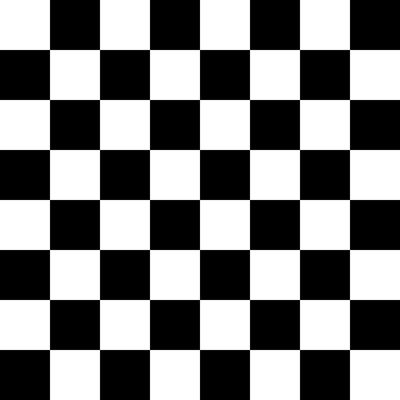
#> input picture check.jpg, 400 x 400 px
$ jupyter execute 'Assignment code.ipynb'
#> lines starting #> are read from the running program, lines starting #| are printed output that depends on the picture
# AIML331 Assignment 1
## crowelenn | 300607096

[cell 1]
import numpy as np

## Question 1: Camera Problem

**1.1** Your pinhole camera is at [X, Y, Z] = [0, 0, −10]] and sits on a horizontal table. It is pointing 30 degrees to the right relative to the origin of the world coordinates. Compute the [R, t] matrix converting world coordinates to camera coordinates.

[cell 2]
from numpy import cos, sin

[cell 3]
yaw = np.radians(30)
pitch = np.radians(0)
roll = np.radians(0)

a = pitch # yaw becomes pitch with Z pointing into the page
b = yaw # pitch becomes yaw with Z pointing into the page
y = roll # this remains roll

[cell 4]
R = np.array(
    [
        [cos(b)*cos(y), sin(a)*sin(b)*cos(y) - cos(a)*sin(y), cos(a)*sin(b)*cos(y) + sin(a)*sin(y)],
        [cos(b)*sin(y), sin(a)*sin(b)*sin(y) + cos(a)*cos(y), cos(a)*sin(b)*sin(y) - sin(a)*cos(y)],
        [-sin(b), sin(a)*cos(b), cos(a)*cos(b)]
    ])

[cell 5]
R = np.concatenate((R, np.array([[0, 0, 0]]).T), axis=1)
R = np.concatenate((R, [[0, 0, 0, 1]]), axis=0)

[cell 6]
T = np.array([[0, 0, -10]]).T

[cell 7]
t = np.concatenate((np.eye(3), T), axis=1)
t = np.concatenate((t, [[0, 0, 0, 1]]), axis=0)

[cell 8]
# display the RT matrix
R @ t

**1.2** Your camera has f = 0.1 (focal length, as used in pinhole camera). Using homogeneous coordinates compute the equation of a line on the projective plane that goes through the points that correspond to [0, 1, 0] and [0, 0, 1] in the world coordinates

[cell 9]
f = 0.1

[cell 10]
K = np.array([[f, 0, 0, 0],
              [0, f, 0, 0],
              [0, 0, 1, 0]])

[cell 11]
world_1 = np.array([[0, 1, 0, 1]]).T # first world coordinates in the homogenous space
world_2 = np.array([[0, 0, 1, 1]]).T # second world coordinates in the homogenous space

[cell 12]
def doCameraModel(world_coord, _k, _r, _t):
    proj = _k @ _r @ _t @ world_coord # pass through the transformation matrices
    return proj / proj[-1] # normalize the homogenous coordinates back to cartesian

[cell 13]
proj_1 = doCameraModel(world_1, K, R, t)
proj_2 = doCameraModel(world_2, K, R, t)

Find the equation of the line going through the points. To do this, simply take the cross product of the coordinates.

[cell 14]
# the cross product of coordinates in the homogeneous projected space is the line through the points on the projective plane.
cross = np.cross(proj_1.T, proj_2.T)
cross

[cell 15]
cross = cross.reshape(-1)

[cell 16]
x = np.linspace(-0.25, 0.25, 100)
y = (cross[2] - -cross[0]*x)/cross[1]

Plot the points and the line camera sensor

[cell 17]
import matplotlib.pyplot as plt

[cell 18]
def do_plot(coords, _x, _y, _xlim=0.25, _ylim=0.25):
#> called with _x = array of shape (100,), _y = array of shape (100,), _xlim = 0.25, _ylim = 0.25
    for coord in coords:
        plt.plot(coord[0], coord[1], 'o', c='blue')

    plt.plot(_x, _y) # plot the line

    plt.xlim(-_xlim, _xlim)
    plt.ylim(-_ylim, _ylim)
    plt.grid()
    plt.show()
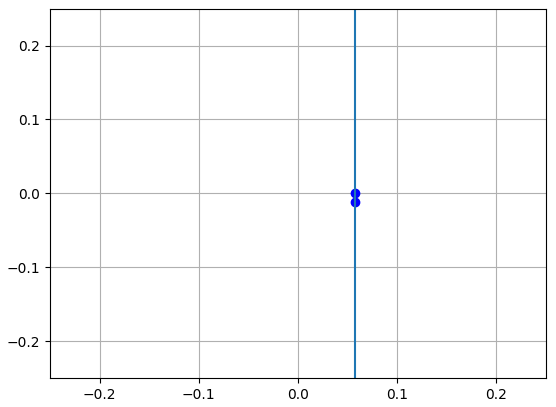
#> figure drawn by matplotlib, 1 panel; curve peaks at x = 0.25, y = 3.2e+14

[cell 19]
do_plot([proj_1, proj_2], x, y)

## Question 2: Checkerboard Problem
**2.1** Find an image on-line that displays a checkerboard (provide source website). Convert to grey scale if it is colour.

[cell 20]
from PIL import Image

[cell 21]
checkerboard = np.array(Image.open("check.jpg").convert("L"))

[cell 22]
# checking that the checkerboard image has loaded correctly
checkerboard.shape
#> Out = (400, 400)

[cell 23]
plt.imshow(checkerboard, cmap='gray', vmin=0, vmax=255)

This image is already in greyscale so doesn't need to be converted.

**2.2** Write a program to compute the histogram and cumulative probability function
of the image and display result.

[cell 24]
import matplotlib.pyplot as plt

[cell 25]
def find_historgam(np_image):
    hist = np.zeros(256)

    for i in np_image.reshape(-1):
        hist[i] += 1
#> this loop made 160000 passes
#> i on passes 1 to 3: 255, 255, 255
#> after the loop, hist = 256 values, max 66840 at index 255, min 0 at index 28, mean 625

    return hist

[cell 26]
def find_cdf(np_image):
    hist = find_historgam(np_image)
    im_total = np_image.reshape(-1).shape[0]
    cdf = np.zeros(256)

    for i in range(256):
        cdf[i] = hist[0:i+1].sum() / im_total

    return cdf

[cell 27]
plt.plot(find_historgam(checkerboard))
plt.xlabel("Pixel Value")
plt.ylabel("Count of (X = x)")
plt.title("Histogram of the checkerboard image")
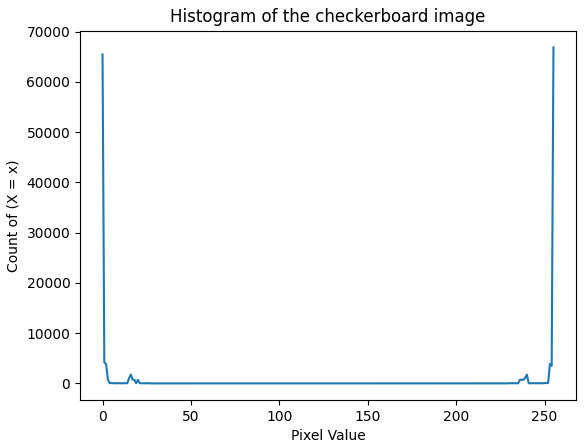
#> figure drawn by matplotlib, 1 panel; curve peaks at x = 255, y = 66840

[cell 28]
plt.plot(find_cdf(checkerboard))
#> the loop in find_historgam (call 2), `for i in np_image.reshape(-1):` made 160000 passes
#> after the loop in find_cdf, `for i in range(256):`: cdf = 256 values from 0.409 to 1
plt.xlabel("Pixel Value")
plt.ylabel("P(X <= x)")
plt.ylim(0, 1)
plt.title("CDF of the checkerboard image")
plt.show()
#> figure, not shown here; curve peaks at x = 255, y = 1

**2.3** Write a program to low-pass filter (smooth) the image in the spatial domain.
You can select the filter.

I am going to use a box filter.

[cell 29]
kernel = np.ones((10, 10)) # create a box filter (a 10x10 matrix of 1's)

[cell 30]
def do_convolution(image, kernel):
    N, M = kernel.shape # dimensions of the kernel
    output_image = np.zeros(image.shape) # 'copy' the convolution results to this image
    kernel_sum = np.sum(kernel) # add up the kernel value - this is just for normalization

    # we need half the kernel width added to each side of the image
    # otherwise the filter can't be passed over the edges of the image
    # // does floor division - which is useful here because the pad values need to be integers
    pad_h = N // 2
    pad_w = M // 2
    padded_image = np.pad(image, ((pad_h, pad_h), (pad_w, pad_w)), mode='constant', constant_values=0)
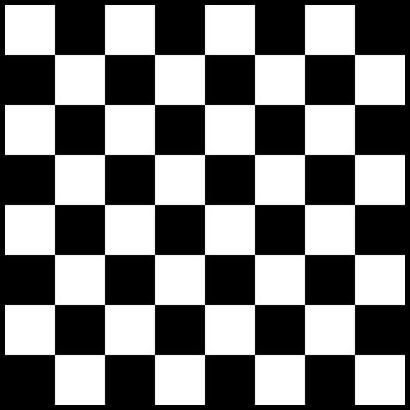
#> padded_image: shape (410, 410); min 0, max 255, mean 121.4

    # iterate through each pixel
    for i in range(image.shape[0]):
        for j in range(image.shape[1]):
            # implementing the formula for a convolution
            output_image[i, j] = np.sum(kernel * padded_image[i:i+N, j:j+M]) / kernel_sum
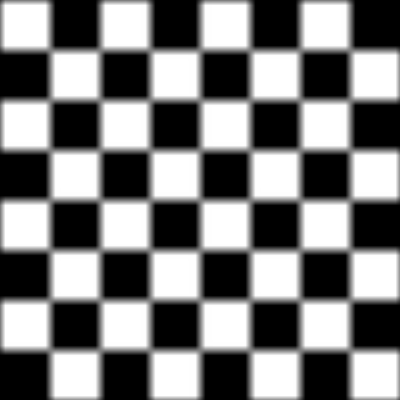
#> output_image: shape (400, 400) float64; min 0, max 255, mean 125.9

    # cast to integers and return the image with the convolution applied
    return output_image.astype(np.uint8)

[cell 31]
output = Image.fromarray(do_convolution(checkerboard, kernel))

[cell 32]
plt.imshow(output, cmap='gray', vmin=0, vmax=255)

**2.4** Explain if the low-pass filter you selected is separable.

A separable kernel can be reduced to a product of two vectors (1D filters). My filter is a $10 \times 10$ matrix of 1's, with a normalisation term of $\frac{1}{100}$. This can be expressed as the product of two vectors as follows:

Therefore, my matrix is separable. This is a useful property that can be used to reduce the computational complexity of performing a convolution.

**2.5** Write a program to perform the same low-pass filtering in the frequency domain (may use a library for the DFT/FFT operator).

[cell 33]
kernel = kernel/100 # normalising the kernel

[cell 34]
# to avoid having the periodic nature of DFT causing the right hand side of the image
# getting padded on the left hand side (and the same for the top/bottom), the image can be
# padded to double its original size, with black (0's) in the following 400 pixels on each
# side of the image.
padded_image = np.zeros((800, 800))
padded_image[:400, :400] = checkerboard
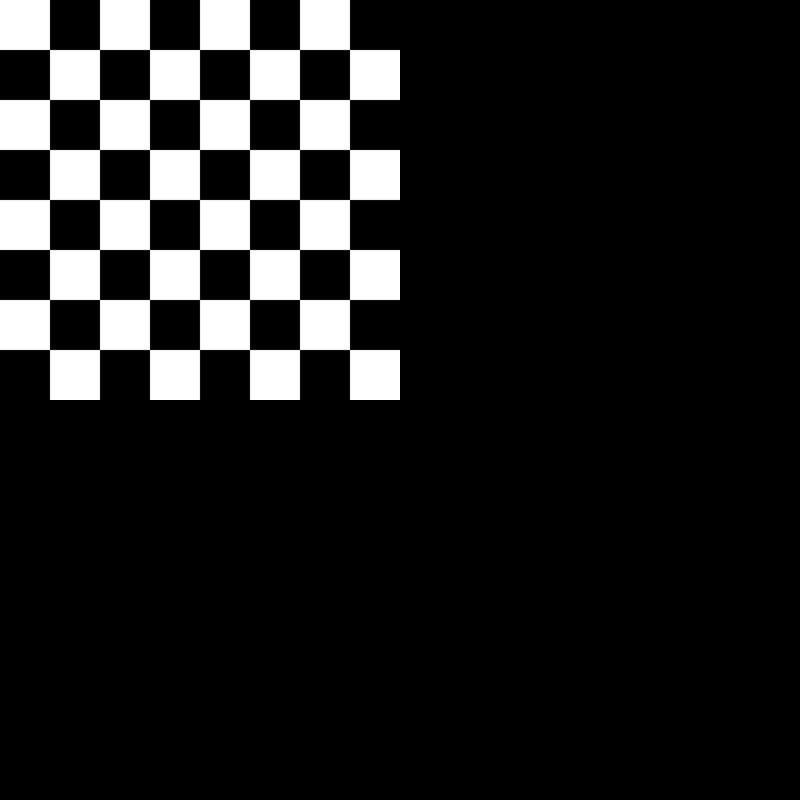
#> padded_image: shape (800, 800) float64; min 0, max 255, mean 31.9

[cell 35]
# building the kernel - it must be the same size as the image
padded_kernel = np.zeros((800, 800))
# place the box filter in the corner of the new kernel
padded_kernel[0:10, 0:10] = kernel

# calculate the DFT's of both the image and the kernel
Im_fft = np.fft.fft2(padded_image)
Kernel_fft = np.fft.fft2(padded_kernel)

[cell 36]
# element-wise multiplication
# multiplication in the frequency domain is the same as convolution in the signal domain
frequency_convolution = np.multiply(Im_fft, Kernel_fft)

[cell 37]
# take the real component of the inverse of the DFT pairwise multiplication
image_dft_convolution_padded = np.fft.ifft2(frequency_convolution).real
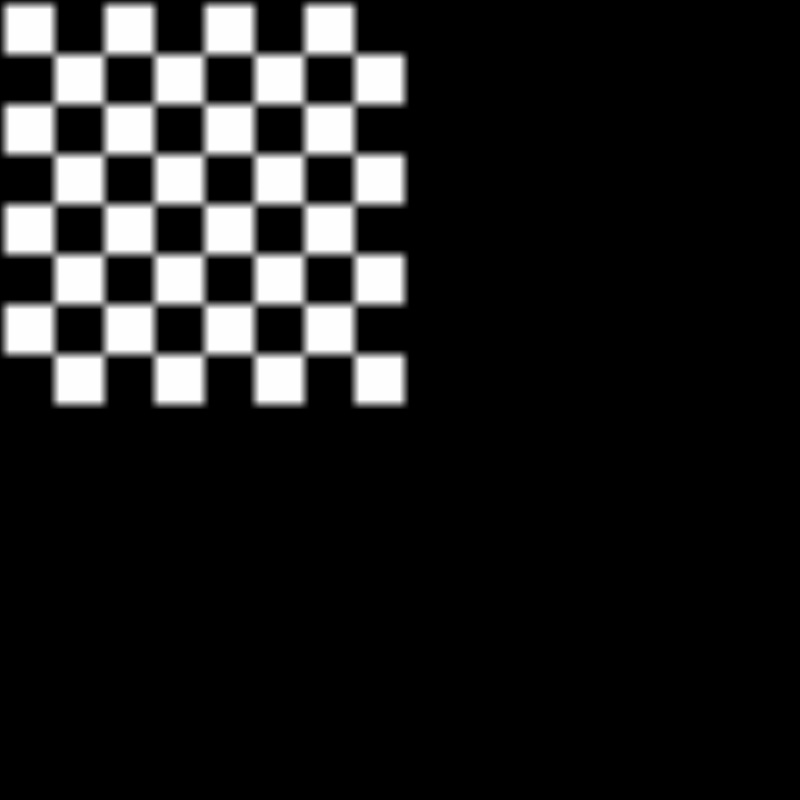
#> image_dft_convolution_padded: shape (800, 800) float64; min -1.36e-13, max 255, mean 31.9; drawn with min black and max white

[cell 38]
image_dft_convolution = image_dft_convolution_padded[5:405, 5:405]
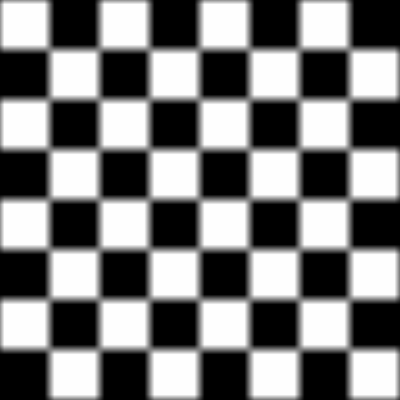
#> image_dft_convolution: shape (400, 400) float64; min -1e-13, max 255, mean 125.9; drawn with min black and max white

[cell 39]
plt.imshow(image_dft_convolution, cmap='gray', vmin=0, vmax=255)

**2.6** Compute the histogram of the low-pass filtered checkerboard image.

[cell 40]
plt.plot(find_historgam(image_dft_convolution.astype(np.uint8)))
plt.xlabel("Pixel Value")
plt.ylabel("Count of (X = x)")
plt.title("Histogram of the filtered checkerboard image")
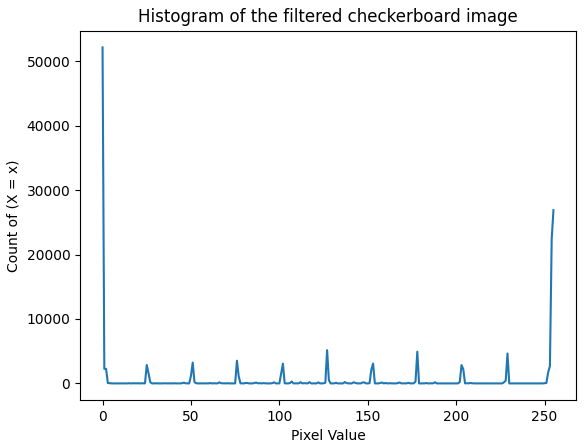
#> figure drawn by matplotlib, 1 panel; curve peaks at x = 0, y = 52164

**2.7** Using cumulative distribution functions, convert your low-pass filtered checkerboard image to have a uniform probability of intensity levels.

[cell 41]
# this isn't used. But this is the formula for finding the cdf.
# I kept this here to give some context to 'cdf_inverse', which
# is the inverse of this function.
def cdf_uniform(x):
    return x/255

[cell 42]
def cdf_inverse(x):
    return 255*x

[cell 43]
def map_to_cdf(image, cdf_inv):
    image_copy = image.copy() # this will be the output image. Pixel intensities get updated here.
    intensities_map = cdf_inv(find_cdf(image.astype(np.uint8))) # apply the equation j' = cd^-1(c(j)). This uses numpy arrays to apply cdf_inv to each intensity value
#> intensities_map = 256 values from 83.14 to 255

    # loop through the image and apply the mapping to the target CDF for each pixel
    for i in range(image.shape[0]):
        for j in range(image.shape[1]):
            image_copy[i, j] = intensities_map[image[i, j]] # update the output image by looking up the new intensity
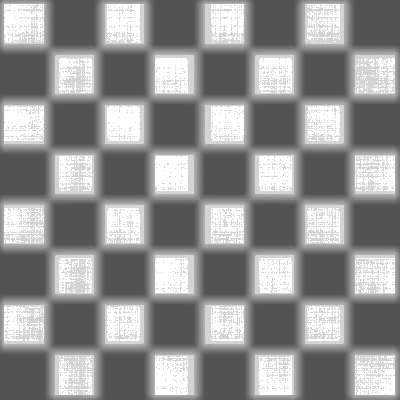
#> image_copy: shape (400, 400); min 83, max 255, mean 147.8


    return image_copy

[cell 44]
# use the function to apply a uniform probability density to the low-pass checkerboard
image_flattened = map_to_cdf(image_dft_convolution.astype(np.uint8), cdf_inverse)

[cell 45]
# display the adjusted, filtered checkerboard
plt.imshow(image_flattened, cmap='gray', vmin=0, vmax=255)

[cell 46]
# show the histogram of the flattened checkerboard image
plt.plot(find_historgam(image_flattened.astype(np.uint8)))
plt.xlabel("Pixel Value")
plt.ylabel("Count of (X = x)")
plt.title("Histogram of the flattened checkerboard image")
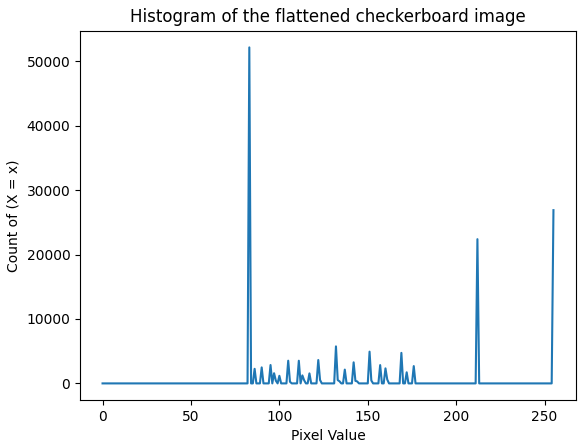
#> figure drawn by matplotlib, 1 panel; curve peaks at x = 83, y = 52164

$ run again, with separable matrix.png saved as check.jpg
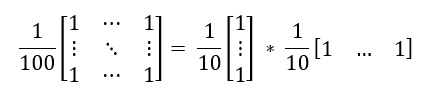
#> input picture separable matrix.png, 433 x 91 px
#> after the loop in find_historgam, `for i in np_image.reshape(-1):`: hist = 256 values, max 34288 at index 255, min 0 at index 8, mean 153.9
#> after the loop in find_cdf, `for i in range(256):`: cdf = 256 values from 0.021 to 1
#> after the loop in do_convolution, `for i in range(image.shape[0]):`:
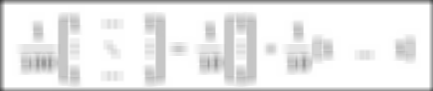
#> output_image: shape (91, 433) float64; min 63.75, max 255, mean 235.3
#> `[cell 46] # show the histogram of the flattened checkerboard image plt..`:
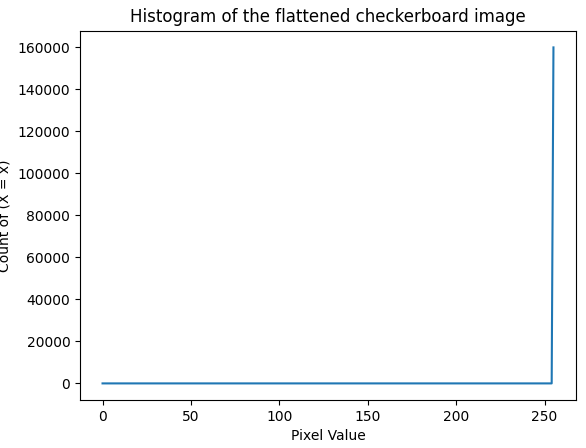
#> figure drawn by matplotlib, 1 panel; curve peaks at x = 255, y = 160000
